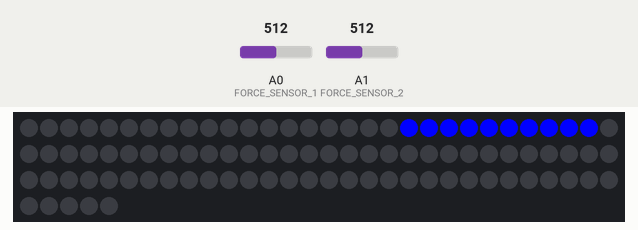
This sketch was run on a simulated Arduino Uno, built with avr-gcc and run on an emulated ATmega328P. Parts: 95 RGB LEDs in strip order, left to right, continuing on the next row. The inputs (shaded band) are chosen by the test bench; at power-on: A0 (FORCE_SENSOR_1) = 512, A1 (FORCE_SENSOR_2) = 512. Colours are those a GRB WS2812 strip shows for the declared byte order; what the sketch prints to the serial monitor is not drawn.

Above: at 0.46 s.
At 1.0 s:
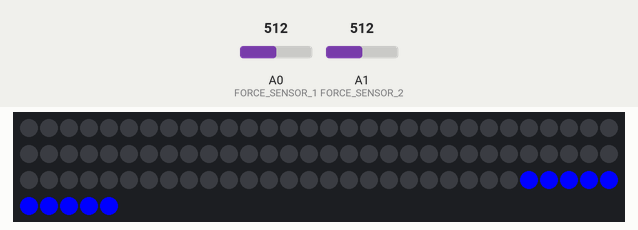

The sketch:

myceillium_v2.ino
```cpp
#include <FastLED.h>
#include "config.h"

// This is an array of leds.  One item for each led in your strip.
CRGB leds[NUM_LEDS];

int force_sensor_1;
int force_sensor_2;

bool triggered = false;
bool clear_flag = false;
long int check_sensor_time = millis();
int led_start_pos = 0;
long int update_leds_time = millis();

// need to save the colour of the LEDs


// This function sets up the ledsand tells the controller about them
void setup()
{
  Serial.begin(115200);

  // Uncomment/edit one of the following lines for your leds arrangement.
  // ## Clockless types ##
  // FastLED.addLeds<NEOPIXEL, DATA_PIN>(leds, NUM_LEDS);  // GRB ordering is assumed
  FastLED.addLeds<WS2812, DATA_PIN, RGB>(leds, NUM_LEDS);  // GRB ordering is typical
  // FastLED.addLeds<WS2852, DATA_PIN, RGB>(leds, NUM_LEDS);  // GRB ordering is typical
  // FastLED.addLeds<WS2812B, DATA_PIN, RGB>(leds, NUM_LEDS);  // GRB ordering is typical

  // Always clear the strip first!
  clear_leds();
}

// This function runs over and over, and is where you do the magic to light
// your leds.
void loop()
{
  // Check sensors every 50mS
  if (millis() > check_sensor_time + 50)
  {
    check_sensors();
    check_sensor_time = millis();
  }

  // need to slow down the display (control the speed of it)
  if (millis() >= update_leds_time + SPEED_MS)
  {
    if (triggered)
    {
      if (led_start_pos < NUM_LEDS)
      {
        // Move a single white led
        for (int Led = 0; Led < NUM_LEDS; Led = Led + 1)
        {
          // update all the LEDS:
          if (Led <= led_start_pos && Led > (led_start_pos - FLARE_SIZE))
          {
            leds[Led] = CRGB(START_COLOUR_R, START_COLOUR_G, START_COLOUR_B);
            // here we set the first LED bright, then the next dimmer etc

            //leds[i].setBrightness()
          }
          else
          {
            leds[Led] = CRGB::Black;
          }
        }
        led_start_pos++;
      }
      else
      {
        //      // we are at max position so show all as white
        //      for (int Led = 0; Led < NUM_LEDS; Led = Led + 1)
        //      {
        //        leds[Led] = CRGB::White;
        //      }
      }
      // Show the leds
      FastLED.show();
    }
    update_leds_time = millis();
  }
}

void check_sensors()
{
  // Here we test both the pressure sensors
  force_sensor_1 = analogRead(FORCE_SENSOR_1);
  force_sensor_2 = analogRead(FORCE_SENSOR_2);

  // for debug:
  //  Serial.print(force_sensor_1);
  //  Serial.print(" : ");
  //  Serial.println(force_sensor_2);

  if (force_sensor_1 > TRIGGER_LEVEL || force_sensor_2 > TRIGGER_LEVEL)
  {
    triggered = true;
    Serial.println("Press!");
    clear_flag = true;
  }
  else
  {
    triggered = false;
    Serial.println("");
    led_start_pos = 0;  // start at the beginning again
    // Also want to clear the LEDS
    if (clear_flag == true)
    {
      clear_leds();
      clear_flag = false;  // only do this once
    }
  }
}


void clear_leds()
{
  // this blanks all the LEDs
  for (int Led = 0; Led < NUM_LEDS; Led = Led + 1)
  {
    leds[Led] = CRGB::Black;
  }
  FastLED.show();
}
```

config.h
```cpp
#pragma once

#include <Arduino.h>

// How many leds are in the strip?
#define NUM_LEDS 95

// For led chips like WS2812, which have a data line, ground, and power, you just
// need to define DATA_PIN.  For led chipsets that are SPI based (four wires - data, clock,
// ground, and power), like the LPD8806 define both DATA_PIN and CLOCK_PIN
// Clock pin only needed for SPI based chipsets when not using hardware SPI
#define DATA_PIN        6
//#define CLOCK_PIN 13

#define FORCE_SENSOR_1  A0
#define FORCE_SENSOR_2  A1

#define TRIGGER_LEVEL   100   // int over which a trigger is set

#define SPEED_MS        5    // The wait (in mS) between moving to next step

#define FLARE_SIZE      10     // Number of LEDs to light in a block

#define START_COLOUR_R    0
#define START_COLOUR_G    0
#define START_COLOUR_B    255

#define END_COLOUR_R      255
#define END_COLOUR_G      255
#define END_COLOUR_B      255
```
